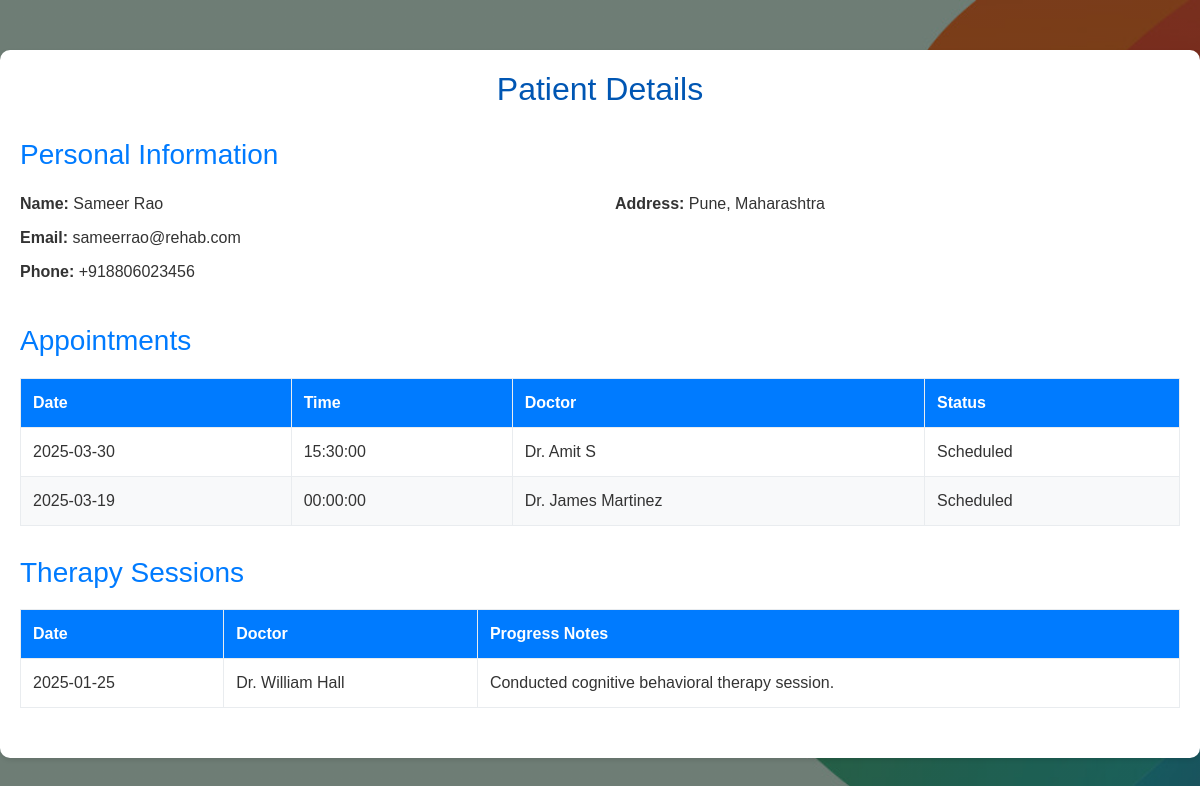
/view_patient_details.php?patient_id=17 (signed in), run on an earlier commit of the app's database.
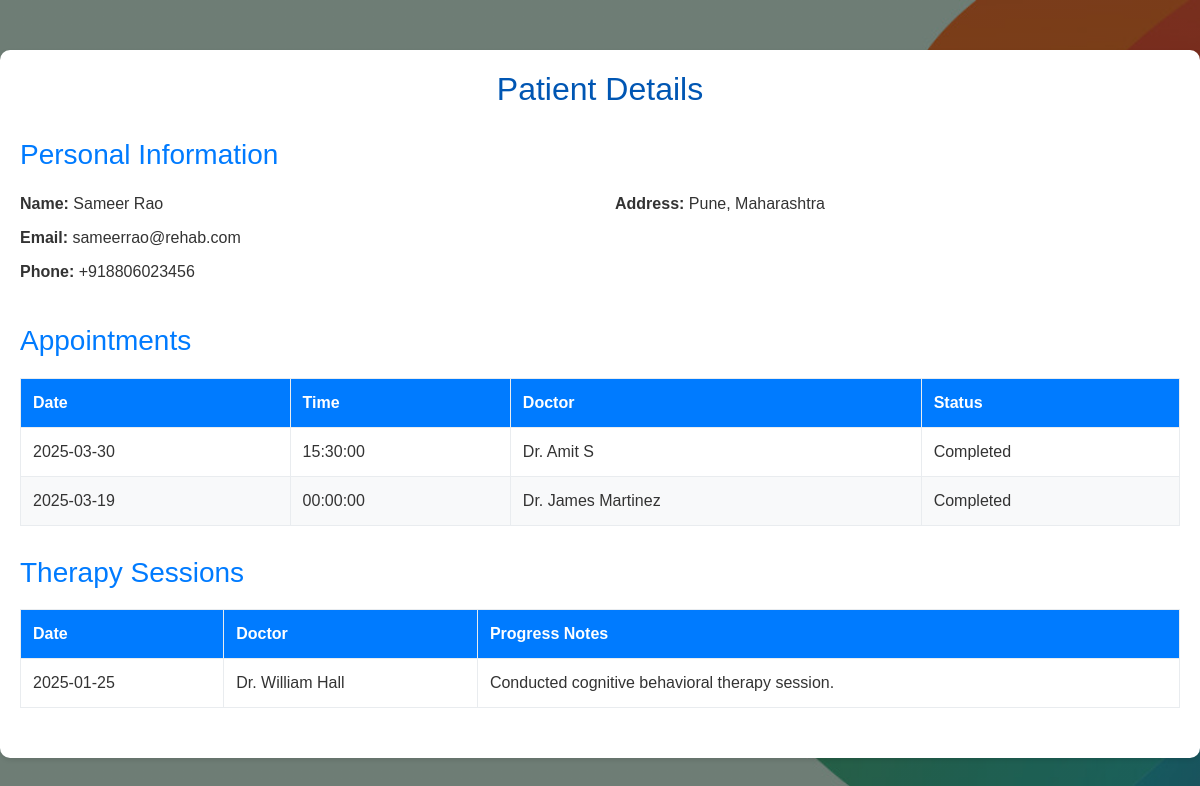
And on a later commit of the database.
### tables this page shows
CREATE TABLE `patients` (
  `patient_id` int(11) NOT NULL,
  `name` varchar(100) NOT NULL,
  `age` int(11) DEFAULT NULL,
  `address` varchar(255) DEFAULT NULL,
  `phone` varchar(15) DEFAULT NULL,
  `email` varchar(100) DEFAULT NULL,
  `password` varchar(255) NOT NULL,
  `diagnosis_type` varchar(100) DEFAULT NULL,
  `Surgery_status` varchar(100) DEFAULT NULL,
  `role_id` int(11) DEFAULT NULL,
  `admitted_date` date DEFAULT NULL
);

CREATE TABLE `appointments` (
  `appointment_id` int(11) NOT NULL,
  `patient_id` int(11) DEFAULT NULL,
  `doctor_id` int(11) DEFAULT NULL,
  `appointment_date` date NOT NULL,
  `appointment_time` time NOT NULL,
  `status` varchar(50) DEFAULT 'Pending'
);

CREATE TABLE `doctors` (
  `doctor_id` int(11) NOT NULL,
  `name` varchar(100) NOT NULL,
  `speciality` varchar(100) NOT NULL,
  `email` varchar(100) DEFAULT NULL,
  `password` varchar(255) NOT NULL,
  `phone` varchar(15) DEFAULT NULL,
  `experience` varchar(100) DEFAULT NULL,
  `max_patients` int(11) NOT NULL,
  `role_id` int(11) DEFAULT NULL,
  `appointment_count` int(11) DEFAULT 0
);

CREATE TABLE `therapy_sessions` (
  `session_id` int(11) NOT NULL,
  `patient_id` int(11) NOT NULL,
  `doctor_id` int(11) NOT NULL,
  `appointment_id` int(11) NOT NULL,
  `session_date` date NOT NULL,
  `progress_notes` text DEFAULT NULL
);

### view_patient_details.php (the view, shortened to what this page needs)
<?php
include 'connection.php';
$patient_id = $_GET['patient_id'];
$patient_query = "SELECT * FROM patients WHERE patient_id = '$patient_id'";
$patient_result = mysqli_query($conn, $patient_query);
$patient = mysqli_fetch_assoc($patient_result);
$appointments_query = "SELECT a.*, d.name AS doctor_name
                      FROM appointments a
                      JOIN doctors d ON a.doctor_id = d.doctor_id
                      WHERE a.patient_id = '$patient_id'
                      ORDER BY a.appointment_date DESC";
$appointments_result = mysqli_query($conn, $appointments_query);
$therapy_query = "SELECT ts.*, d.name AS doctor_name
                  FROM therapy_sessions ts
                  JOIN doctors d ON ts.doctor_id = d.doctor_id
                  WHERE ts.patient_id = '$patient_id'
                  ORDER BY ts.session_date DESC";
$therapy_result = mysqli_query($conn, $therapy_query);
?>
<!DOCTYPE html>
<html lang="en">
<head>
    <link rel="stylesheet" href="https://stackpath.bootstrapcdn.com/bootstrap/4.5.2/css/bootstrap.min.css">
</head>
<body style="position: relative;  background-image: linear-gradient(rgba(0,0,0,0.5), rgba(0,0,0,0.5)), url('H1.jpg'); background-size: cover; background-position: center; background-attachment: local; height: 100vh; display: flex; flex-direction: column; animation: fadeIn 1.5s ease-in-out;">
    <div class="container">
        <h2>Patient Details</h2>
        <div class="info-section">
            <h3 class="section-title">Personal Information</h3>
            <div class="row">
                <div class="col-md-6">
                    <p><strong>Name:</strong> <?php echo $patient['name']; ?></p>
                    <p><strong>Email:</strong> <?php echo $patient['email']; ?></p>
                    <p><strong>Phone:</strong> <?php echo $patient['phone']; ?></p>
                </div>
                <div class="col-md-6">
                    <p><strong>Address:</strong> <?php echo $patient['address']; ?></p>
                </div>
            </div>
        </div>
        <div class="appointments">
            <h3 class="section-title">Appointments</h3>
            <?php if (mysqli_num_rows($appointments_result) > 0): ?>
                <table>
                    <thead>
                        <tr>
                            <th>Date</th>
                            <th>Time</th>
                            <th>Doctor</th>
                            <th>Status</th>
                        </tr>
                    </thead>
                    <tbody>
                        <?php while ($appointment = mysqli_fetch_assoc($appointments_result)): ?>
                            <tr>
                                <td><?php echo $appointment['appointment_date']; ?></td>
                                <td><?php echo $appointment['appointment_time']; ?></td>
                                <td><?php echo $appointment['doctor_name']; ?></td>
                                <td><?php echo $appointment['status']; ?></td>
                            </tr>
                        <?php endwhile; ?>
                    </tbody>
                </table>
            <?php else: ?>
                <div class="alert alert-info">No appointments found.</div>
            <?php endif; ?>
        </div>
        <div class="therapy-sessions">
            <h3 class="section-title">Therapy Sessions</h3>
            <?php if (mysqli_num_rows($therapy_result) > 0): ?>
                <table>
                    <thead>
                        <tr>
                            <th>Date</th>
                            <th>Doctor</th>
                            <th>Progress Notes</th>
                        </tr>
                    </thead>
                    <tbody>
                        <?php while ($therapy = mysqli_fetch_assoc($therapy_result)): ?>
                            <tr>
                                <td><?php echo $therapy['session_date']; ?></td>
                                <td><?php echo $therapy['doctor_name']; ?></td>
                                <td><?php echo $therapy['progress_notes']; ?></td>
                            </tr>
                        <?php endwhile; ?>
                    </tbody>
                </table>
            <?php else: ?>
                <div class="alert alert-info">No therapy sessions found.</div>
            <?php endif; ?>
        </div>
    </div>
</body>
</html>

### view_patient_details.php (style rules this page uses)
body { font-family: Arial, sans-serif; background-color: #f8f9fa; color: #333; scroll-behavior: smooth; }
.container { max-width: 1200px; margin: 50px auto; padding: 20px; background-color: #ffffff; border-radius: 10px; box-shadow: 0 2px 5px rgba(0, 0, 0, 0.1); transform: translateY(20px); opacity: 0; animation: slideInUp 0.5s ease-out 0.3s forwards; }
h2 { text-align: center; margin-bottom: 30px; color: #0056b3; }
.info-section { margin-bottom: 30px; }
.info-section p { margin-bottom: 10px; }
.section-title { margin-bottom: 20px; color: #007bff; }
table { width: 100%; border-collapse: collapse; margin-bottom: 30px; }
table th, table td { padding: 12px; text-align: left; border: 1px solid #e9ecef; }
table th { background-color: #007bff; color: white; }
table tr:nth-child(even) { background-color: #f8f9fa; }
.info-section, .appointments, .therapy-sessions { animation: slideInLeft 0.5s ease-out; animation-fill-mode: both; }
.info-section { animation-delay: 0.2s; }
.appointments { animation-delay: 0.3s; }
.therapy-sessions { animation-delay: 0.4s; }

What changed in the data, as far as the page shows it:
changed appointments "Dr. Amit S": status "Scheduled" → "Completed"
changed appointments "Dr. James Martinez": status "Scheduled" → "Completed"
